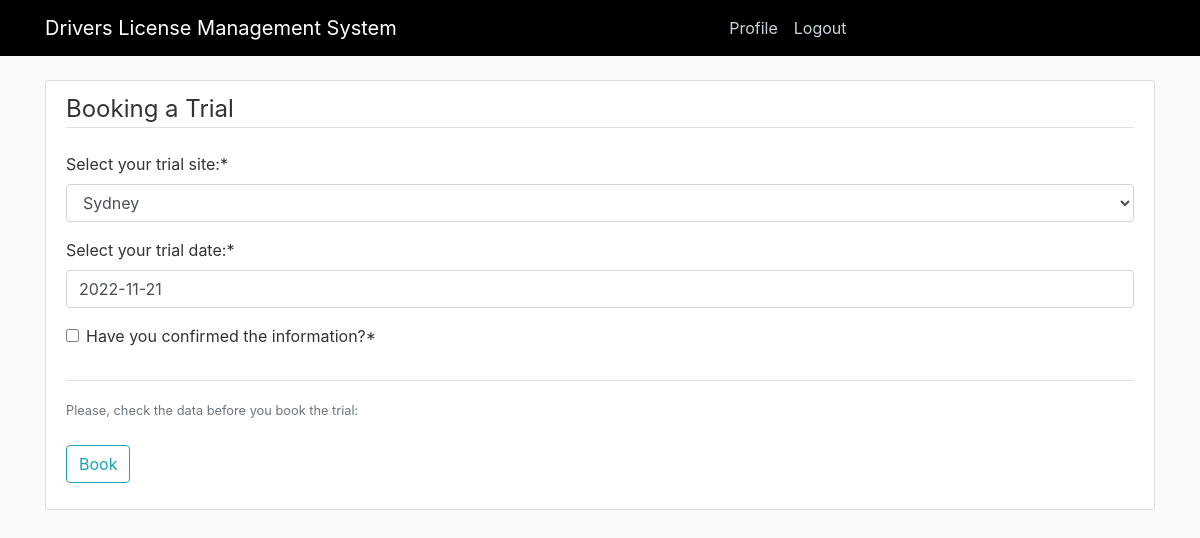
Before: /booking/ (signed in) with the older database file.
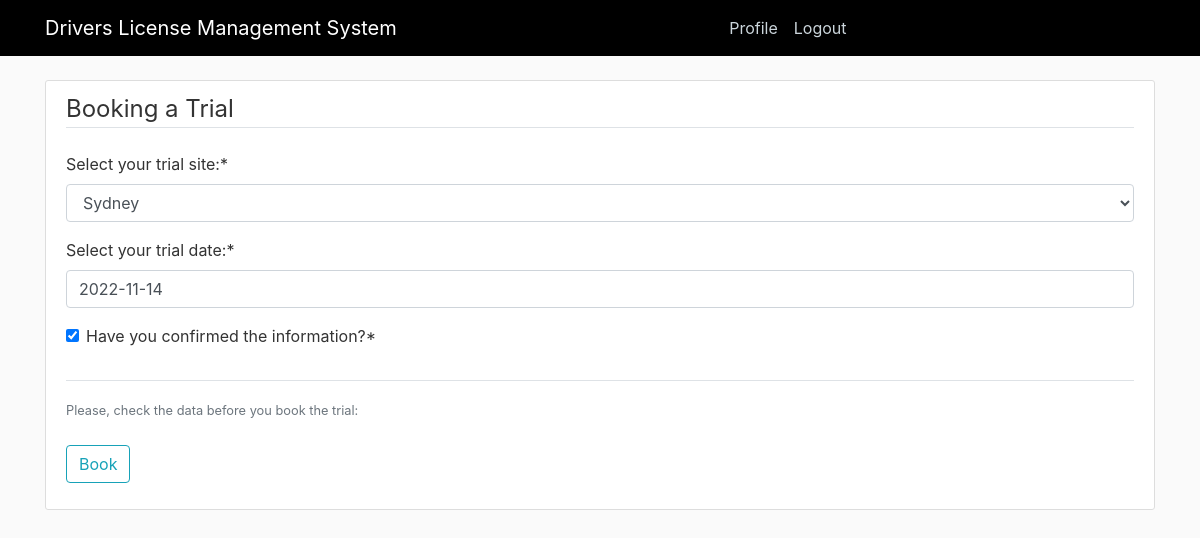
After: the same page with the newer database file.
### users/models.py (models this page shows, shortened)
class Profile(models.Model):
    TRIAL_STATUS = (
        ("Not_Taken", ("Not_Taken")),
        ("Approved", ("Approved")),
        ("Rejected", ("Rejected")),
    )
    user = models.OneToOneField(User, on_delete=models.CASCADE)
    booked_user = models.BooleanField("User already booked a trial", default=False)
    booked_site = models.CharField("Booking Sites Available", max_length=32, default="")
    booked_date = models.DateField("Booking Dates Available", default=timezone.now)
    booked_time = models.TimeField("Booking Time Available", default=timezone.now,)
    trial_status = models.CharField("Trial Status", max_length=32, choices=TRIAL_STATUS, default="Not_Taken")

### users/views.py (the view)
# urls.py: path('booking/', user_views.booking, name="booking"),
@login_required
def booking(request):
    if request.method == "POST":
        b_form = BookingForm(request.POST, instance=request.user.profile)
        if b_form.is_valid():
            b_form.save()
            messages.success(request, f"Your booking has been set")
            return redirect("profile")
    else:
        b_form = BookingForm(instance=request.user.profile)
    context = {
        'b_form': b_form
    }
    form = BookingForm()
    return render(request, "users/booking.html", context)

### users/forms.py
class BookingForm(forms.ModelForm):
    SITES = (
        ("Sydney", ("Sydney")),
        ("Brisbaine", ("Brisbaine")),
        ("Adelaide", ("Adelaide")),
    )
    booked_user = forms.BooleanField(
        label='Have you confirmed the information?',
    )
    booked_site = forms.CharField(
        label='Select your trial site:',
        widget=forms.Select(choices=SITES)
    )
    booked_date = forms.DateField(
        label="Select your trial date:",
        widget=DatePicker()
        )
    class Meta:
        model = Profile
        fields = ['booked_site', 'booked_date', 'booked_user']

### users/templates/users/booking.html (shortened to what this page needs)
{% extends "users/base.html" %}
{% load crispy_forms_tags %}
{% block content %}
<main role="main" class="container">
    <div class="content-section">
        <form method="POST">
            <fieldset class="form-group">
                <legend class="border-bottom mb-4">Booking a Trial</legend>
                {{ b_form|crispy }}
            </fieldset>
            <div class="border-top pt-3">
                <small class="text-muted">
                    Please, check the data before you book the trial: <a class="ml-2" </a>
                </small>
            </div>
            <div class="form-group">
                <button class="btn btn-outline-info" type="submit">Book</button>
            </div>
        </form>
    </div>
</main>
{% endblock content %}

Changed rows visible on the page:
changed Profile "Sydney": booked_date "2022-11-21" → "2022-11-14"; booked_user "☐" → "☑"
